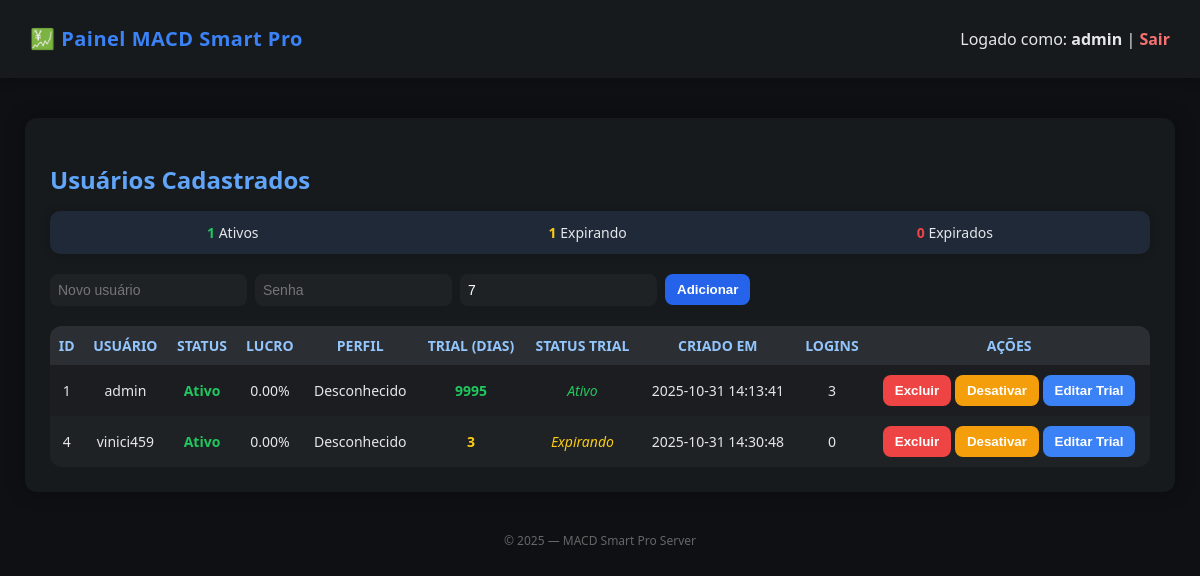
The app's page /dashboard (signed in) with its own data.
### tables this page shows
CREATE TABLE users (
            id INTEGER PRIMARY KEY AUTOINCREMENT,
            user TEXT UNIQUE,
            password TEXT,
            enabled INTEGER DEFAULT 1,
            lucro REAL DEFAULT 0.0,
            perfil TEXT DEFAULT 'Desconhecido',
            created_at TEXT DEFAULT CURRENT_TIMESTAMP,
            last_login TEXT,
            login_count INTEGER DEFAULT 0,
            trial_until TEXT,
            role TEXT DEFAULT 'user'
        );

### server.py (the view)
@app.get("/dashboard", response_class=HTMLResponse)
def dashboard(request: Request, admin=Depends(require_login)):
    con = get_db()
    users = con.execute("SELECT * FROM users").fetchall()
    con.close()
    users_data = []
    for u in users:
        users_data.append({
            "id": u["id"],
            "user": u["user"],
            "enabled": "Ativo" if u["enabled"] else "Desativado",
            "lucro": f"{u['lucro']:.2f}%",
            "perfil": u["perfil"],
            "trial": get_trial_days_left(u["trial_until"]),
            "created": u["created_at"].split("T")[0],
            "logins": u["login_count"]
        })
    return templates.TemplateResponse("dashboard.html", {"request": request, "users": users_data, "admin": admin["user"]})

### templates/dashboard.html (shortened to what this page needs)
<!DOCTYPE html>
<html lang="pt-br">
<head>
  <link rel="stylesheet" href="/static/style.css">
</head>
<body>
  <div class="navbar">
    <h1>💹 Painel MACD Smart Pro</h1>
    <div>
      Logado como: <b>{{ admin }}</b> |
      <a href="/logout">Sair</a>
    </div>
  </div>
  <div class="container">
    <h2>Usuários Cadastrados</h2>
    <div class="summary" id="trial-summary">
      <div><span class="green">0</span> Ativos</div>
      <div><span class="yellow">0</span> Expirando</div>
      <div><span class="red">0</span> Expirados</div>
    </div>
    <form action="/add_user" method="post">
      <input type="text" name="username" placeholder="Novo usuário" required>
      <input type="password" name="password" placeholder="Senha" required>
      <input type="number" name="trial_days" min="1" value="7" title="Dias de teste">
      <button type="submit">Adicionar</button>
    </form>
    <table>
      <tr>
        <th>ID</th>
        <th>Usuário</th>
        <th>Status</th>
        <th>Lucro</th>
        <th>Perfil</th>
        <th>Trial (dias)</th>
        <th>Status Trial</th>
        <th>Criado em</th>
        <th>Logins</th>
        <th>Ações</th>
      </tr>
      {% for u in users %}
      <tr>
        <td>{{ u.id }}</td>
        <td>{{ u.user }}</td>
        <td class="{{ 'ativo' if u.enabled == 'Ativo' else 'desativado' }}">{{ u.enabled }}</td>
        <td>{{ u.lucro }}</td>
        <td>{{ u.perfil }}</td>
        <td class="trial">{{ u.trial }}</td>
        <td class="trial-status">—</td>
        <td>{{ u.created }}</td>
        <td>{{ u.logins }}</td>
        <td>
          <form action="/delete_user/{{ u.id }}" method="post" style="display:inline;">
            <button style="background:#ef4444;">Excluir</button>
          </form>
          {% if u.enabled == 'Ativo' %}
            <form action="/toggle_user/{{ u.id }}/0" method="post" style="display:inline;">
              <button style="background:#f59e0b;">Desativar</button>
            </form>
          {% else %}
            <form action="/toggle_user/{{ u.id }}/1" method="post" style="display:inline;">
              <button style="background:#22c55e;">Ativar</button>
            </form>
          {% endif %}
          <form action="/edit_trial/{{ u.id }}" method="get" style="display:inline;">
            <button style="background:#3b82f6;">Editar Trial</button>
          </form>
        </td>
      </tr>
      {% endfor %}
    </table>
  </div>
  <footer>© 2025 — MACD Smart Pro Server</footer>
</body>
</html>

### static/style.css (style rules this page uses)
body { background-color: #0e1013; color: #e5e7eb; font-family: 'Segoe UI', Arial, sans-serif; margin: 0; padding: 0; }
.navbar { background-color: #171a1d; padding: 12px 30px; display: flex; justify-content: space-between; align-items: center; box-shadow: 0 2px 10px #00000050; }
.navbar h1 { font-size: 20px; color: #3b82f6; letter-spacing: 0.5px; }
.navbar a { color: #f87171; text-decoration: none; font-weight: 600; transition: 0.2s; }
.container { margin: 40px auto; max-width: 960px; background-color: #171a1d; border-radius: 14px; padding: 25px; box-shadow: 0 0 20px #00000060; animation: fadeIn 0.4s ease; }
h2 { margin-bottom: 20px; color: #60a5fa; text-align: left; }
form { display: flex; align-items: center; gap: 8px; margin-bottom: 20px; flex-wrap: wrap; }
input, select { background-color: #1f2225; border: 1px solid #2e3236; border-radius: 8px; padding: 8px 10px; color: white; font-size: 14px; outline: none; transition: border 0.2s; }
button { background-color: #2563eb; border: none; border-radius: 8px; padding: 8px 14px; color: white; cursor: pointer; font-weight: 600; transition: 0.2s; }
table { width: 100%; border-collapse: collapse; background-color: #1f2225; border-radius: 10px; overflow: hidden; }
th, td { padding: 10px 8px; text-align: center; font-size: 14px; }
th { background-color: #2b2f33; color: #93c5fd; font-weight: 600; text-transform: uppercase; font-size: 13px; }
tr:nth-child(even) { background-color: #1b1d21; }
.ativo { color: #22c55e; font-weight: 600; }
.trial { color: #facc15; }
form button[style*="ef4444"] { background-color: #ef4444; }
form button[style*="f59e0b"] { background-color: #f59e0b; }
footer { text-align: center; color: #666; margin: 25px auto; font-size: 12px; }

### templates/dashboard.html (style rules this page uses)
body { background-color: #0e1013; color: #e5e7eb; font-family: 'Segoe UI', Arial, sans-serif; margin: 0; padding: 0; }
.navbar { background-color: #171a1d; padding: 12px 30px; display: flex; justify-content: space-between; align-items: center; box-shadow: 0 2px 10px #00000040; }
.navbar h1 { font-size: 20px; color: #3b82f6; }
.navbar a { color: #f87171; text-decoration: none; font-weight: 600; }
.container { margin: 40px auto; max-width: 1100px; background-color: #171a1d; border-radius: 12px; padding: 25px; box-shadow: 0 0 20px #00000050; }
h2 { margin-bottom: 15px; color: #60a5fa; }
form { display: flex; align-items: center; gap: 8px; margin-bottom: 20px; flex-wrap: wrap; }
input, select { background-color: #1f2225; border: none; border-radius: 8px; padding: 8px; color: white; font-size: 14px; }
button { background-color: #2563eb; border: none; border-radius: 8px; padding: 8px 12px; color: white; cursor: pointer; font-weight: 600; }
table { width: 100%; border-collapse: collapse; background-color: #1f2225; border-radius: 12px; overflow: hidden; }
th, td { padding: 10px 8px; text-align: center; font-size: 14px; }
th { background-color: #2b2f33; color: #93c5fd; }
tr:nth-child(even) { background-color: #1b1d21; }
.ativo { color: #22c55e; font-weight: bold; }
.trial { font-weight: bold; }
.trial-status { font-style: italic; }
footer { text-align: center; color: #666; margin-top: 25px; font-size: 12px; }
.summary { background: #1f2937; border-radius: 10px; padding: 12px; margin-bottom: 20px; font-size: 14px; color: #e5e7eb; display: flex; justify-content: space-around; box-shadow: 0 0 10px #00000030; }
.summary span { font-weight: bold; }
.green { color: #22c55e; }
.yellow { color: #facc15; }
.red { color: #ef4444; }

### records on screen
users: id "1", user "admin", enabled "Ativo", lucro "0.00%", perfil "Desconhecido", trial "9995", created "2025-10-31 14:13:41", logins "3"
users: id "4", user "vinici459", enabled "Ativo", lucro "0.00%", perfil "Desconhecido", trial "3", created "2025-10-31 14:30:48", logins "0"

### other values on screen
{{ admin }} "admin"
